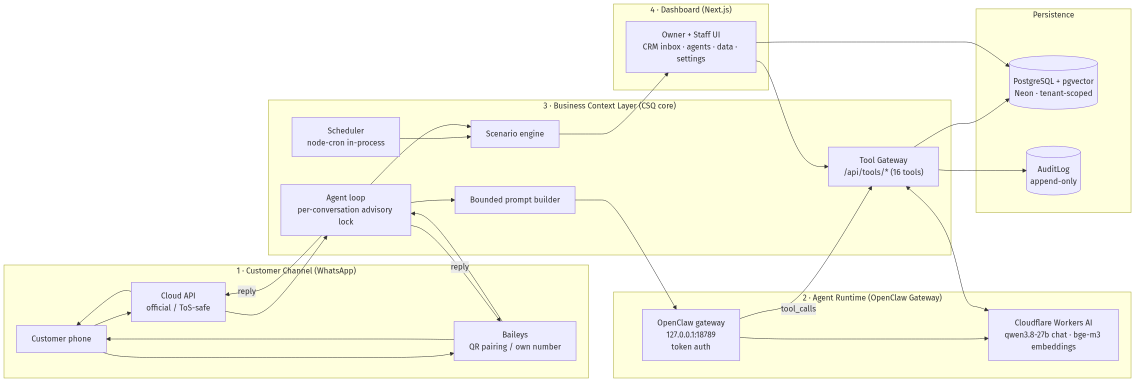
#> input picture docs/diagrams/01-architecture.png, 2270 x 764 px (shown at 1/2 size)
$ python compose-diagram-sheet.py
#> lines starting #> are read from the running program, lines starting #| are printed output that depends on the picture
"""Compose all 10 flow-diagram PNGs into one tall image with section titles.

Output: docs/diagrams/00-csq-all-flows.png
"""

import sys
from pathlib import Path

from PIL import Image, ImageDraw, ImageFont

sys.stdout.reconfigure(encoding="utf-8", errors="replace")

ROOT = Path(__file__).parent.parent
DIAG = ROOT / "docs" / "diagrams"
OUT = DIAG / "00-csq-all-flows.png"

SECTIONS = [
    ("1 · Architecture — four layers", "01-architecture.png"),
    ("2 · Inbound WhatsApp message → AI reply (core loop)", "02-inbound-message-loop.png"),
    ("3 · Tool Gateway — permission, approval, audit", "03-tool-gateway.png"),
    ("4 · Data ingestion + source-priority arbitration", "04-data-ingestion.png"),
    ("5 · Inbox CRM — handoff & assignment", "05-inbox-handoff.png"),
    ("6 · Scenario automation — triggers → engine → nodes", "06-scenario-automation.png"),
    ("7 · Knowledge semantic search (bge-m3 + pgvector)", "07-semantic-search.png"),
    ("8 · Channel onboarding — Cloud API / Baileys QR", "08-channel-onboarding.png"),
    ("9 · Pipeline — deal stages", "09-pipeline.png"),
    ("10 · Deployment topology (VPS)", "10-deployment-topology.png"),
]

WIDTH = 1800
MARGIN = 60
CONTENT_W = WIDTH - 2 * MARGIN
TITLE_H = 70
GAP = 40
HEADER_H = 150

FONTS = Path("C:/Windows/Fonts")
title_font = ImageFont.truetype(str(FONTS / "segoeuib.ttf"), 34)
header_font = ImageFont.truetype(str(FONTS / "segoeuib.ttf"), 52)
sub_font = ImageFont.truetype(str(FONTS / "segoeui.ttf"), 26)
GREEN = (21, 128, 61)
INK = (15, 23, 42)


def fit(img: Image.Image, max_w: int) -> Image.Image:
    if img.width <= max_w:
        return img
    h = round(img.height * max_w / img.width)
    return img.resize((max_w, h), Image.LANCZOS)


# Pass 1: measure
rendered = []
for title, fname in SECTIONS:
    img = Image.open(DIAG / fname).convert("RGBA")
#> img is the input picture: PIL image 2270x764 RGBA; mean R, G, B, A 149.3, 149.2, 135.7, 154.6
    img = fit(img, CONTENT_W)
#> in fit, `return img.resize((max_w, h), Image.LANCZOS)`:
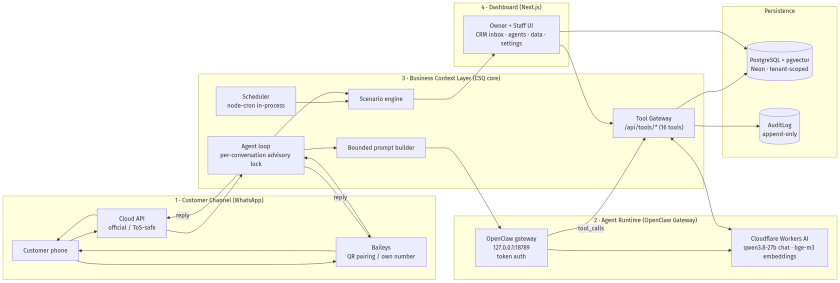
#> returned value: PIL image 1680x565 RGBA (shown at 1/2 size); mean R, G, B, A 151, 150.8, 136.8, 154.7; transparent parts drawn white
#> (the run stopped early here; a loop or call above may not have finished)
